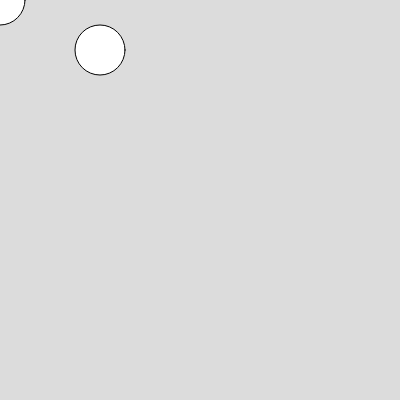
Frame 1 (no input)
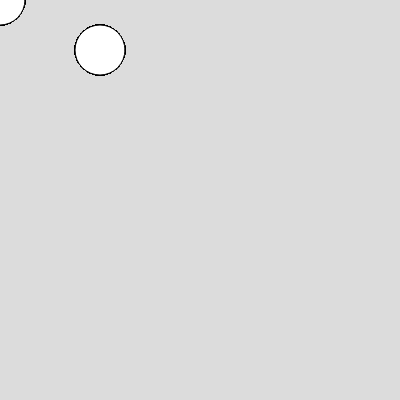
Frame 60 (no input)
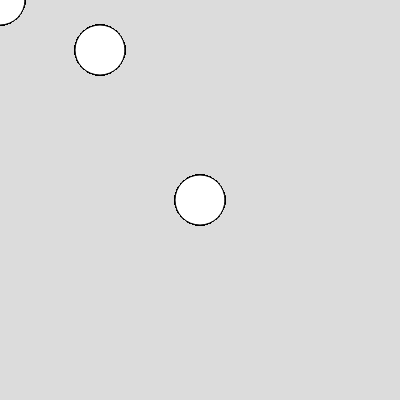
Frame 120 (the mouse pressed at the canvas centre since frame 60)

The p5.js sketch that drew these frames (run headless with seeded random() and noise() and a simulated clock; from frame 60 on, the mouse is pressed at the canvas centre):

// p5.js sketch
// ── sketch.js
function setup() {
  createCanvas(400, 400);
    background(220);

}

function draw() {
  
  circle(mouseX,mouseY,50);
  circle(100,50,50)
}
